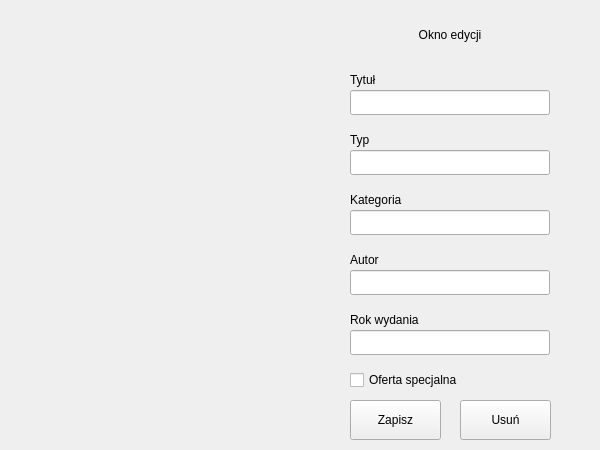
<?xml version="1.0" encoding="UTF-8"?>
<ui version="4.0">
 <class>edit_window</class>
 <widget class="QWidget" name="edit_window">
  <property name="geometry">
   <rect>
    <x>0</x>
    <y>0</y>
    <width>600</width>
    <height>450</height>
   </rect>
  </property>
  <property name="windowTitle">
   <string>Okno edycji</string>
  </property>
  <widget class="QLabel" name="imageLabel">
   <property name="geometry">
    <rect>
     <x>0</x>
     <y>0</y>
     <width>300</width>
     <height>450</height>
    </rect>
   </property>
   <property name="scaledContents">
    <bool>true</bool>
   </property>
  </widget>
  <widget class="QLabel" name="label_title">
   <property name="geometry">
    <rect>
     <x>350</x>
     <y>20</y>
     <width>200</width>
     <height>30</height>
    </rect>
   </property>
   <property name="text">
    <string>Okno edycji</string>
   </property>
   <property name="alignment">
    <set>Qt::AlignmentFlag::AlignCenter</set>
   </property>
  </widget>
  <widget class="QLabel" name="label_title_name">
   <property name="geometry">
    <rect>
     <x>350</x>
     <y>70</y>
     <width>200</width>
     <height>20</height>
    </rect>
   </property>
   <property name="text">
    <string>Tytuł</string>
   </property>
  </widget>
  <widget class="QLineEdit" name="lineEdit">
   <property name="geometry">
    <rect>
     <x>350</x>
     <y>90</y>
     <width>200</width>
     <height>25</height>
    </rect>
   </property>
  </widget>
  <widget class="QLabel" name="label_type">
   <property name="geometry">
    <rect>
     <x>350</x>
     <y>130</y>
     <width>200</width>
     <height>20</height>
    </rect>
   </property>
   <property name="text">
    <string>Typ</string>
   </property>
  </widget>
  <widget class="QLineEdit" name="lineEdit_2">
   <property name="geometry">
    <rect>
     <x>350</x>
     <y>150</y>
     <width>200</width>
     <height>25</height>
    </rect>
   </property>
  </widget>
  <widget class="QLabel" name="label_category">
   <property name="geometry">
    <rect>
     <x>350</x>
     <y>190</y>
     <width>200</width>
     <height>20</height>
    </rect>
   </property>
   <property name="text">
    <string>Kategoria</string>
   </property>
  </widget>
  <widget class="QLineEdit" name="lineEdit_3">
   <property name="geometry">
    <rect>
     <x>350</x>
     <y>210</y>
     <width>200</width>
     <height>25</height>
    </rect>
   </property>
  </widget>
  <widget class="QLabel" name="label_author">
   <property name="geometry">
    <rect>
     <x>350</x>
     <y>250</y>
     <width>200</width>
     <height>20</height>
    </rect>
   </property>
   <property name="text">
    <string>Autor</string>
   </property>
  </widget>
  <widget class="QLineEdit" name="lineEdit_4">
   <property name="geometry">
    <rect>
     <x>350</x>
     <y>270</y>
     <width>200</width>
     <height>25</height>
    </rect>
   </property>
  </widget>
  <widget class="QLabel" name="label_year">
   <property name="geometry">
    <rect>
     <x>350</x>
     <y>310</y>
     <width>200</width>
     <height>20</height>
    </rect>
   </property>
   <property name="text">
    <string>Rok wydania</string>
   </property>
  </widget>
  <widget class="QLineEdit" name="lineEdit_5">
   <property name="geometry">
    <rect>
     <x>350</x>
     <y>330</y>
     <width>200</width>
     <height>25</height>
    </rect>
   </property>
  </widget>
  <widget class="QCheckBox" name="checkBox">
   <property name="geometry">
    <rect>
     <x>350</x>
     <y>370</y>
     <width>200</width>
     <height>20</height>
    </rect>
   </property>
   <property name="text">
    <string>Oferta specjalna</string>
   </property>
  </widget>
  <widget class="QPushButton" name="saveButton">
   <property name="geometry">
    <rect>
     <x>350</x>
     <y>400</y>
     <width>91</width>
     <height>40</height>
    </rect>
   </property>
   <property name="text">
    <string>Zapisz</string>
   </property>
  </widget>
  <widget class="QPushButton" name="deleteButton">
   <property name="geometry">
    <rect>
     <x>460</x>
     <y>400</y>
     <width>91</width>
     <height>40</height>
    </rect>
   </property>
   <property name="text">
    <string>Usuń</string>
   </property>
  </widget>
 </widget>
 <resources/>
 <connections/>
</ui>
